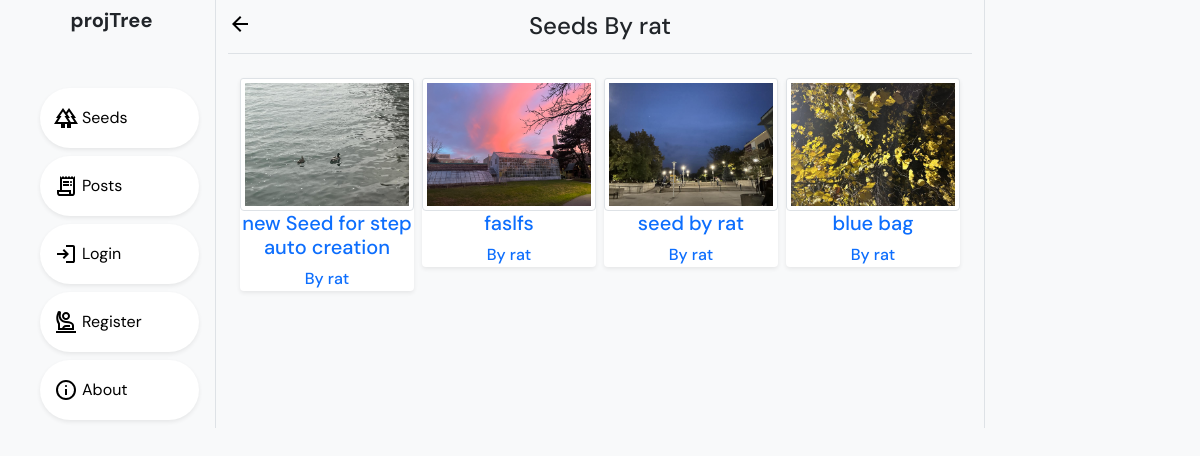
The app's page /rat/seeds, older data.
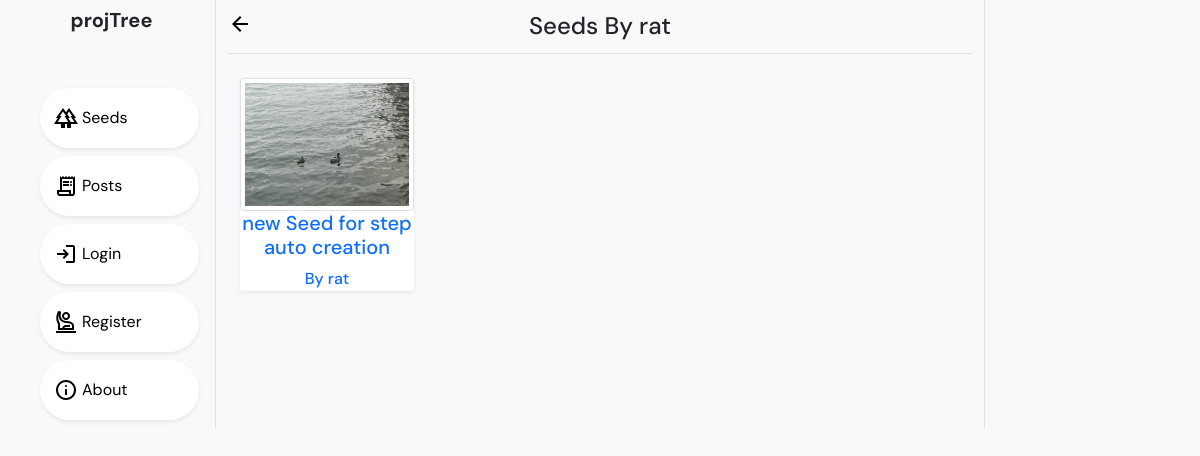
The same page, newer data.
### seed/models.py (models this page shows, shortened)
class Seed(models.Model):
    author = models.ForeignKey(User, on_delete=models.DO_NOTHING) #not on_delete
    date_posted = models.DateField(default = timezone.now)
    seedName = models.CharField(max_length=50)
    content = models.TextField()
    seedImg = ResizedImageField(size=[500,300], upload_to='seed_pics', default='default_seed_pic.PNG')
    obtainTime = models.CharField(max_length=20, choices=seasons, default="any season")
    plantImg = ResizedImageField(size=[500,300], upload_to='plant_pics', default='default_plant_pic.PNG')
    growthRate = models.CharField(max_length=30, choices=growthRate, default="Depends on their mood")
    edibleFruit = models.BooleanField(null=False, default = False)

### seed/views.py (the view)
# urls.py: path('<username>/seeds', UserPostedSeeds.as_view(), name='user_seeds'),
class UserPostedSeeds(ListView):
    model = Seed
    context_object_name = 'seeds'
    template_name = 'seed/user_seeds.html'
    def get_queryset(self) -> QuerySet[Any]:
        user = get_object_or_404(User, username = self.kwargs.get('username'))
        return Seed.objects.filter(author = user).order_by('-date_posted')

### seed/templates/seed/user_seeds.html
{% extends "base.html" %}
{% load static %}
{% load crispy_forms_tags %}
{% block href %}
<a class="position-absolute start-0" href="{% url 'seed_list' %} "> <img src="{% static 'seed/icons/arrow_back_icon.svg' %}" alt="Last Page"></a>
{% endblock %}
{% block head %}
Seeds By {{view.kwargs.username}}
{% endblock %}
{% block content %}
<div>
    <div class="row g-2 mt-1 mx-1">
        {% for seed in seeds %}
        <div class="col-lg-3 col-md-4 col-sm-6 ">
            <a href="{% url 'seed_detail' seed.id %}">
                <div class="seed_card rounded shadow-sm my-2 bg-white">
                    <img src="{{ seed.seedImg.url }}" class="card-img-top img-thumbnail img-fluid" alt="...">
                    <div class="text-center">
                        <p class=" h5 text-decoration-none">{{ seed.seedName }}</p>
                        <a class="h6" href="{% url 'user_seeds' seed.author %} ">By {{ seed.author }}</a>
                    </div>
                </div>
            </a>
        </div>
        {% endfor %}
    </div>
</div>
{% endblock %}

### templates/base.html (shortened to what this page needs)
{% load static %}
<!DOCTYPE html>
<html lang="en">
<head>
  <link href="https://cdn.jsdelivr.net/npm/bootstrap@5.0.2/dist/css/bootstrap.min.css" rel="stylesheet"
>
  <link rel="stylesheet" type="text/css" href="{% static 'seed/css/style.css' %}">
</head>
<body class="bg-light" >
  <div class="container-fluid row mx-0 bg-light" style="font-family: DM Sans; ">
    <div class="navPart col-lg-2 col-md-2 col-sm-2 d-none d-sm-block bg-light border-end">
      <div class="d-flex flex-column sticky-top">
        <div class="logo justify-content-center align-content-center mb-5">
          <a class="text-body navbar-brand d-none d-md-block text-center" href="{% url 'home' %} "><strong>projTree</strong></a>
        </div>
        <div class="navs row justify-content-center mx-1">
          <a href="{% url 'seed_list' %} " class="navBtn d-flex rounded-pill col-12 mb-2 shadow-sm py-3" >
            <img class="me-1" src="{% static 'seed/icons/seed_list_icon.svg' %}" alt="alt">
            <p class="d-none d-md-block my-auto">Seeds</p>
          </a>
          <a href="{% url 'posts' %} " class="navBtn d-flex rounded-pill col-12 mb-2 shadow-sm py-3">
            <img class="me-1" src="{% static 'seed/icons/posts_icon.svg' %}" alt="alt">
            <p class="d-none d-md-block my-auto">Posts</p>
          </a>
          {% if user.is_authenticated %}
          <a href="{% url 'profile' %} " class="navBtn d-flex rounded-pill col-12 mb-2 shadow-sm py-3">
            <img class="me-1" src="{% static 'seed/icons/profile_icon.svg' %}" alt="alt">
            <p class="d-none d-md-block my-auto">Profile</p>
          </a>
          <a href="{% url 'logout' %} " class="navBtn d-flex rounded-pill col-12 mb-2 shadow-sm py-3">
            <img class="me-1" src="{% static 'seed/icons/logout_icon.svg' %}" alt="alt">
            <p class="d-none d-md-block my-auto">Logout</p>
          </a>
          {% else %}
          <a href="{% url 'login' %} " class="navBtn d-flex rounded-pill col-12 mb-2 shadow-sm py-3">
            <img class="me-1" src="{% static 'seed/icons/login_icon.svg' %}" alt="alt">
            <p class="d-none d-md-block my-auto">Login</p>
          </a>
          <a href="{% url 'register' %} " class="navBtn d-flex rounded-pill col-12 mb-2 shadow-sm py-3">
            <img class="me-1" src="{% static 'seed/icons/register_icon.svg' %}" alt="alt">
            <p class="d-none d-md-block my-auto">Register</p>
          </a>
          {% endif %}
          <a href="{% url 'about' %} " class="navBtn d-flex rounded-pill col-12 mb-2 shadow-sm py-3">
            <img class="me-1" src="{% static 'seed/icons/about_icon.svg' %}" alt="alt">
            <p class="d-none d-md-block my-auto">About</p>
          </a>
        </div>
      </div>
    </div>
    <div class="contentPart col-lg-8 col-md-10 col-sm-10  bg-light" style="padding-top: 0%;">
      <div class="heading border-bottom sticky-top text-center bg-light h4 py-2">
        {% block href %} {% endblock %}
        <p class="my-1"> {% block head %} {% endblock %} </p>
      </div>
      <div class="px-1">
        {% block content %}
        {% endblock %}
      </div>
    </div>
    <div class="infoPart col-lg-2 d-none d-lg-block border-start">
    </div>
  </div>
</body>
</html>

### seed/static/seed/css/style.css (style rules this page uses)
a { text-decoration: none; }

### templates/base.html (style rules this page uses)
.navBtn { background-color: white; color: #000; box-sizing: border-box; border: 2px solid transparent; }

Row changes from the older to the newer data that the page shows:
removed Seed: seedImg (placeholder picture), seedName "faslfs", author "rat"
removed Seed: seedImg (picture), seedName "seed by rat", author "rat"
removed Seed: seedImg (picture), seedName "blue bag", author "rat"
